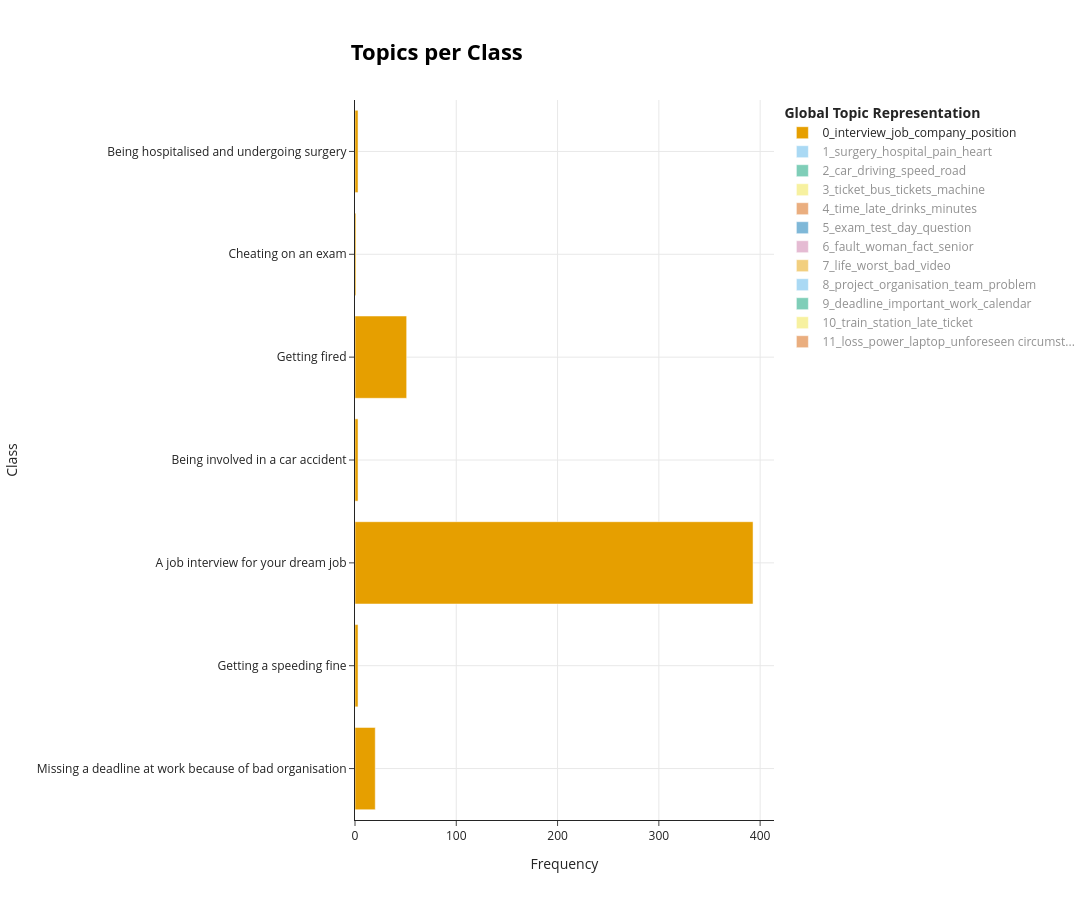

The notebook cell this image was saved under:
### Code cell
topics_per_class = topic_model.topics_per_class(docs, classes=classes)

topic_model.visualize_topics_per_class(topics_per_class, top_n_topics=13)

### Figure 1 — Plotly figure (JSON) as saved in the notebook; plotly's stock layout.template omitted (floating-point values rounded to 4 significant figures)
{"data": [{"hoverinfo": "text", "hovertext": ["<b>Topic 0</b><br>Words: job, boss, new, supervisor, manager", "<b>Topic 0</b><br>Words: interview, job, company, day, new", "<b>Topic 0</b><br>Words: interview, job, company, position, experience", "<b>Topic 0</b><br>Words: days, contract, compensation, situation, bad", "<b>Topic 0</b><br>Words: job, company, position, opportunity, boss", "<b>Topic 0</b><br>Words: lot, couple, studies, friends, ", "<b>Topic 0</b><br>Words: years, old, compensation, financial, "], "marker": {"color": "#E69F00"}, "name": "0_interview_job_company_position", "orientation": "h", "type": "bar", "visible": true, "x": [20, 3, 393, 3, 51, 1, 3], "y": ["Missing a deadline at work because of bad organisation", "Getting a speeding fine", "A job interview for your dream job", "Being involved in a car accident", "Getting fired", "Cheating on an exam", "Being hospitalised and undergoing surgery"]}, {"hoverinfo": "text", "hovertext": ["<b>Topic 1</b><br>Words: surgery, hospital, emergency, health, severe", "<b>Topic 1</b><br>Words: hospital, bad, child, sick, wife", "<b>Topic 1</b><br>Words: medical, open, able, morning, physical", "<b>Topic 1</b><br>Words: surgery, hospital, pain, arm, health", "<b>Topic 1</b><br>Words: emergency, health, results, family, night", "<b>Topic 1</b><br>Words: surgery, hospital, pain, heart, emergency", "<b>Topic 1</b><br>Words: hospital, heart, emergency, okay, day"], "marker": {"color": "#56B4E9"}, "name": "1_surgery_hospital_pain_heart", "orientation": "h", "type": "bar", "visible": "legendonly", "x": [26, 5, 11, 25, 4, 252, 10], "y": ["Missing a deadline at work because of bad organisation", "Getting a speeding fine", "A job interview for your dream job", "Being involved in a car accident", "Cheating on an exam", "Being hospitalised and undergoing surgery", "Taking the bus/train without the ticket"]}, {"hoverinfo": "text", "hovertext": ["<b>Topic 2</b><br>Words: car, damage, day, home, injury", "<b>Topic 2</b><br>Words: car, driving, speed, road, driver", "<b>Topic 2</b><br>Words: car, traffic, late, problems, ", "<b>Topic 2</b><br>Words: car, driving, speed, road, driver", "<b>Topic 2</b><br>Words: car, speed, road, traffic, friend", "<b>Topic 2</b><br>Words: driver, traffic, fine, police, way"], "marker": {"color": "#009E73"}, "name": "2_car_driving_speed_road", "orientation": "h", "type": "bar", "visible": "legendonly", "x": [7, 140, 2, 110, 35, 11], "y": ["Missing a deadline at work because of bad organisation", "Getting a speeding fine", "A job interview for your dream job", "Being involved in a car accident", "Causing a car accident", "Taking the bus/train without the ticket"]}, {"hoverinfo": "text", "hovertext": ["<b>Topic 3</b><br>Words: ticket, rule, book, biggest, ", "<b>Topic 3</b><br>Words: bus, late, school, traffic, ", "<b>Topic 3</b><br>Words: ticket, bus, tickets, machine, card"], "marker": {"color": "#F0E442"}, "name": "3_ticket_bus_tickets_machine", "orientation": "h", "type": "bar", "visible": "legendonly", "x": [4, 2, 165], "y": ["Getting a speeding fine", "Getting fired", "Taking the bus/train without the ticket"]}, {"hoverinfo": "text", "hovertext": ["<b>Topic 4</b><br>Words: time, minutes, work, morning, home", "<b>Topic 4</b><br>Words: time, late, drinks, minutes, morning", "<b>Topic 4</b><br>Words: time, late, minutes, work, months", "<b>Topic 4</b><br>Words: time, months, friends, hours, way", "<b>Topic 4</b><br>Words: work, months, day, party, way", "<b>Topic 4</b><br>Words: time, , , , ", "<b>Topic 4</b><br>Words: time, morning, months, day, friends", "<b>Topic 4</b><br>Words: drinks, day, friends, home, afternoon", "<b>Topic 4</b><br>Words: time, late, minutes, friends, home"], "marker": {"color": "#D55E00"}, "name": "4_time_late_drinks_minutes", "orientation": "h", "type": "bar", "visible": "legendonly", "x": [27, 18, 36, 15, 7, 1, 11, 7, 24], "y": ["Missing a deadline at work because of bad organisation", "Getting a speeding fine", "A job interview for your dream job", "Being involved in a car accident", "Getting fired", "Cheating on an exam", "Being hospitalised and undergoing surgery", "Causing a car accident", "Taking the bus/train without the ticket"]}, {"hoverinfo": "text", "hovertext": ["<b>Topic 5</b><br>Words: test, tests, classes, use, group", "<b>Topic 5</b><br>Words: exam, school, late, cousin, ", "<b>Topic 5</b><br>Words: exam, test, question, tests, questions", "<b>Topic 5</b><br>Words: day, hard, university, hard day, ", "<b>Topic 5</b><br>Words: exam, test, day, question, notes", "<b>Topic 5</b><br>Words: , , , , ", "<b>Topic 5</b><br>Words: exam, pass, classes, university, single"], "marker": {"color": "#0072B2"}, "name": "5_exam_test_day_question", "orientation": "h", "type": "bar", "visible": "legendonly", "x": [9, 1, 20, 1, 98, 1, 6], "y": ["Missing a deadline at work because of bad organisation", "Getting a speeding fine", "A job interview for your dream job", "Being involved in a car accident", "Cheating on an exam", "Being hospitalised and undergoing surgery", "Taking the bus/train without the ticket"]}, {"hoverinfo": "text", "hovertext": ["<b>Topic 6</b><br>Words: fault, fact, care, words, program", "<b>Topic 6</b><br>Words: bad, copy, mistake, , ", "<b>Topic 6</b><br>Words: senior, company, person, total, joy", "<b>Topic 6</b><br>Words: fault, woman, legs, body, ground", "<b>Topic 6</b><br>Words: fault, company, person, previous company, expertise", "<b>Topic 6</b><br>Words: classmate, professor, answers, paper, question", "<b>Topic 6</b><br>Words: senior, nurses, times, , ", "<b>Topic 6</b><br>Words: fault, woman, , , ", "<b>Topic 6</b><br>Words: fact, purse, warning, lady, document"], "marker": {"color": "#CC79A7"}, "name": "6_fault_woman_fact_senior", "orientation": "h", "type": "bar", "visible": "legendonly", "x": [5, 5, 15, 7, 13, 5, 4, 3, 12], "y": ["Missing a deadline at work because of bad organisation", "Getting a speeding fine", "A job interview for your dream job", "Being involved in a car accident", "Getting fired", "Cheating on an exam", "Being hospitalised and undergoing surgery", "Causing a car accident", "Taking the bus/train without the ticket"]}, {"hoverinfo": "text", "hovertext": ["<b>Topic 7</b><br>Words: bad, way, costs, hands, terms", "<b>Topic 7</b><br>Words: life, bad, true, thing, ", "<b>Topic 7</b><br>Words: life, worst, true, time, thing", "<b>Topic 7</b><br>Words: video, good, special, devastated, huge", "<b>Topic 7</b><br>Words: bad, nervosity, details, process, mind", "<b>Topic 7</b><br>Words: life, worst, experience, existence, worst pain", "<b>Topic 7</b><br>Words: life, worst, bad, video, sorry"], "marker": {"color": "#E69F00"}, "name": "7_life_worst_bad_video", "orientation": "h", "type": "bar", "visible": "legendonly", "x": [8, 4, 23, 5, 7, 3, 13], "y": ["Missing a deadline at work because of bad organisation", "Getting a speeding fine", "A job interview for your dream job", "Getting fired", "Cheating on an exam", "Being hospitalised and undergoing surgery", "Taking the bus/train without the ticket"]}, {"hoverinfo": "text", "hovertext": ["<b>Topic 8</b><br>Words: project, organisation, team, problem, work", "<b>Topic 8</b><br>Words: project, team, problem, projects, efforts", "<b>Topic 8</b><br>Words: projects, manager, new, new strategy, strategy", "<b>Topic 8</b><br>Words: task, , , , ", "<b>Topic 8</b><br>Words: attention, , , , ", "<b>Topic 8</b><br>Words: problem, hassles, , , "], "marker": {"color": "#56B4E9"}, "name": "8_project_organisation_team_problem", "orientation": "h", "type": "bar", "visible": "legendonly", "x": [45, 7, 2, 2, 1, 3], "y": ["Missing a deadline at work because of bad organisation", "A job interview for your dream job", "Getting fired", "Cheating on an exam", "Causing a car accident", "Taking the bus/train without the ticket"]}, {"hoverinfo": "text", "hovertext": ["<b>Topic 9</b><br>Words: deadline, important, work, calendar, months", "<b>Topic 9</b><br>Words: week, deadlines, hope, , "], "marker": {"color": "#009E73"}, "name": "9_deadline_important_work_calendar", "orientation": "h", "type": "bar", "visible": "legendonly", "x": [55, 2], "y": ["Missing a deadline at work because of bad organisation", "A job interview for your dream job"]}, {"hoverinfo": "text", "hovertext": ["<b>Topic 10</b><br>Words: train, cafe, journey, middle, problem", "<b>Topic 10</b><br>Words: arrival, long, , , ", "<b>Topic 10</b><br>Words: , , , , ", "<b>Topic 10</b><br>Words: train, station, late, ticket, ok"], "marker": {"color": "#F0E442"}, "name": "10_train_station_late_ticket", "orientation": "h", "type": "bar", "visible": "legendonly", "x": [5, 1, 1, 38], "y": ["A job interview for your dream job", "Being hospitalised and undergoing surgery", "Causing a car accident", "Taking the bus/train without the ticket"]}, {"hoverinfo": "text", "hovertext": ["<b>Topic 11</b><br>Words: loss, power, laptop, unforeseen circumstance, circumstance", "<b>Topic 11</b><br>Words: loss, laptop, mind, despair, strict", "<b>Topic 11</b><br>Words: laptop, , , , "], "marker": {"color": "#D55E00"}, "name": "11_loss_power_laptop_unforeseen circumst...", "orientation": "h", "type": "bar", "visible": "legendonly", "x": [33, 4, 1], "y": ["Missing a deadline at work because of bad organisation", "Getting fired", "Taking the bus/train without the ticket"]}], "layout": {"height": 900, "hoverlabel": {"bgcolor": "white", "font": {"family": "Rockwell", "size": 16}}, "legend": {"title": {"text": "<b>Global Topic Representation"}}, "title": {"font": {"color": "Black", "size": 22}, "text": "<b>Topics per Class</b>", "x": 0.4, "xanchor": "center", "y": 0.95, "yanchor": "top"}, "width": 1250, "xaxis": {"showgrid": true, "title": {"text": "Frequency"}}, "yaxis": {"showgrid": true, "title": {"text": "Class"}}}}
